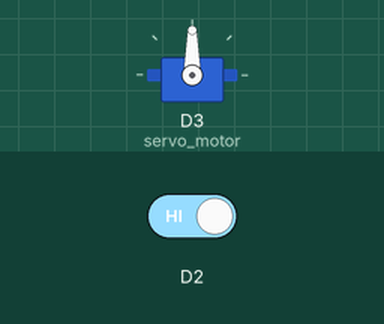
Bench run of a sketch on a simulated ESP8266 (NodeMCU). Parts: servo. The test bench sets the inputs (shaded band); at power-on: D2 HIGH.

Above: at 1.2 s.
1.3 s: D2 driven LOW
At 2.6 s:
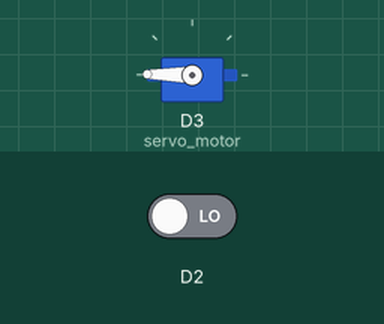
Timing chart, 0 to 4.3 s (numbered marks = the images above; inputs shaded):
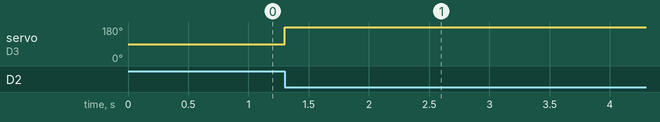

The sketch:

IR_Sensor_with_barrier.ino
```cpp
#include<Servo.h>

#define sensor D2;

Servo servo_motor;

int val =0;


void setup() {

  servo_motor.attach(D3);

  pinMode(D2, INPUT);


}

void loop() {
pinMode(D3, OUTPUT);
  val = digitalRead(D2);
  if(val==LOW)
  {
  for(int angle = 0; angle < 180; angle += 1)
  {
    servo_motor.write(angle);

  }
  }
}
```

Measured:
- after the input at 1.3 s, servo on D3 (servo_motor): 90° → 179° at once
